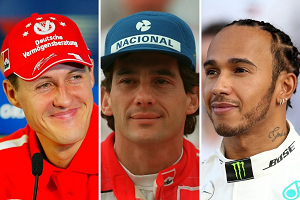
#> input picture pratica-4-5/aula-4/pilotosPequeno.png, 300 x 200 px
$ python 'CCF394 segmentacao de pele por YCbCr combinado HSV.py'
#> lines starting #> are read from the running program, lines starting #| are printed output that depends on the picture; after the words box and inside, x2 and y2 are one past the last pixel; in counts of white or black regions, pixels touching at a corner belong together
import numpy as np
import numpy.linalg as la
import cv2

import math
import matplotlib.pyplot as plt
import time
"""
 0<=H<=17 and 15<=S<=170 and 0<=V<=255

			and

    0<=Y<=255 and 135<=Cr<=180 and 85<=Cb<=135
"""


# Count runtime

img = cv2.imread('pilotosPequeno.png')
#> img is the input picture: shape (200, 300, 3); mean B, G, R 89.5, 100.4, 162.4
img=cv2.medianBlur(img,5)
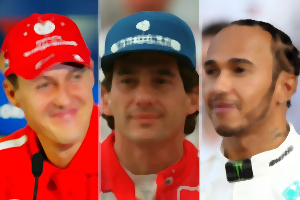
#> img: shape (200, 300, 3); mean B, G, R 88.2, 99.1, 163.2
HSV = cv2.cvtColor(img, cv2.COLOR_BGR2HSV)
#> HSV: shape (200, 300, 3); mean H, S, V 35.7, 143.1, 174
CyCbCr = cv2.cvtColor(img,cv2.COLOR_BGR2YCrCb)
#> CyCbCr: shape (200, 300, 3); mean of channels 0, 1, 2 117, 160.9, 111.7
rows,cols,cor = img.shape
#> rows = 200; cols = 300; cor = 3
print(rows, cols)
#| 200 300
pixels =np.zeros((rows,cols),dtype=np.int8)
contador=0
for i in range(rows):
    for j in range(cols):
        (h,l,s) = HSV[i,j]
        (Y,cr,cb)= CyCbCr[i,j]


        if((h>0) and (h<17)):
           # print("h %d" %(h))
            if((s>15) and (s<170)):
           #     print("s %d" %(s))

                if((cr>135) and (h<180)):
           #         print("cr %d" %(cr))
                    if((cb>85) and (cb<135)):
                         img[i,j]=(0,242,255)
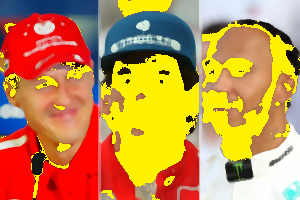
#> img: shape (200, 300, 3); mean B, G, R 76.6, 140.4, 195.1


    #print(i)
cv2.imshow("frame12",img)
cv2.waitKey(0)


cv2.destroyAllWindows()
print(contador)

$ run again, with pratica-4-5/aula-4/MATIZ.png copied over pratica-4-5/aula-4/pilotosPequeno.png
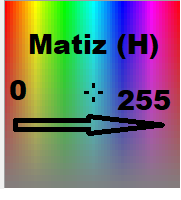
#> input picture pratica-4-5/aula-4/MATIZ.png, 181 x 200 px
#> img is the input picture: shape (200, 181, 3); mean B, G, R 124.4, 125.2, 126
#> `img=cv2.medianBlur(img,5)`:
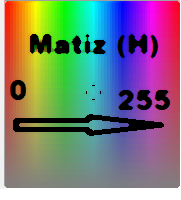
#> img: shape (200, 181, 3); mean B, G, R 124.9, 125.7, 126.1
#> HSV: shape (200, 181, 3); mean H, S, V 72.4, 131, 178.7
#> CyCbCr: shape (200, 181, 3); mean of channels 0, 1, 2 125.7, 128.3, 127.5
#| 200 181
#> after the loop `for i in range(rows):`:
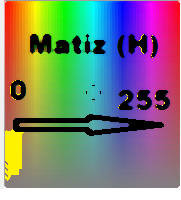
#> img: shape (200, 181, 3); 2.22% of pixels changed, all inside (x1, y1, x2, y2) = (5, 34, 165, 181)
